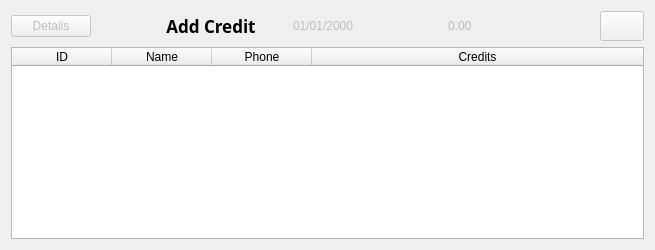
               <widget class="QWidget" name="main_page">
                <layout class="QVBoxLayout" name="verticalLayout_13">
                 <item>
                  <layout class="QHBoxLayout" name="horizontalLayout_7">
                   <item>
                    <widget class="QPushButton" name="pushButtonDetails">
                     <property name="enabled">
                      <bool>false</bool>
                     </property>
                     <property name="toolTip">
                      <string>Switch to next form</string>
                     </property>
                     <property name="text">
                      <string>Details</string>
                     </property>
                     <property name="icon">
                      <iconset resource="../resource.qrc">
                       <normaloff>:/icons/assets/icons/repeat.svg</normaloff>:/icons/assets/icons/repeat.svg</iconset>
                     </property>
                     <property name="iconSize">
                      <size>
                       <width>20</width>
                       <height>20</height>
                      </size>
                     </property>
                    </widget>
                   </item>
                   <item>
                    <spacer name="horizontalSpacer_3">
                     <property name="orientation">
                      <enum>Qt::Horizontal</enum>
                     </property>
                     <property name="sizeHint" stdset="0">
                      <size>
                       <width>40</width>
                       <height>20</height>
                      </size>
                     </property>
                    </spacer>
                   </item>
                   <item>
                    <widget class="QFrame" name="addCreditFrame">
                     <property name="sizePolicy">
                      <sizepolicy hsizetype="Preferred" vsizetype="Preferred">
                       <horstretch>0</horstretch>
                       <verstretch>0</verstretch>
                      </sizepolicy>
                     </property>
                     <property name="minimumSize">
                      <size>
                       <width>507</width>
                       <height>0</height>
                      </size>
                     </property>
                     <property name="maximumSize">
                      <size>
                       <width>16777215</width>
                       <height>16777215</height>
                      </size>
                     </property>
                     <layout class="QHBoxLayout" name="horizontalLayout_18">
                      <property name="spacing">
                       <number>6</number>
                      </property>
                      <property name="leftMargin">
                       <number>0</number>
                      </property>
                      <property name="topMargin">
                       <number>0</number>
                      </property>
                      <property name="rightMargin">
                       <number>0</number>
                      </property>
                      <property name="bottomMargin">
                       <number>0</number>
                      </property>
                      <item>
                       <widget class="QLabel" name="labelAddCreditTitle">
                        <property name="font">
                         <font>
                          <family>Monaco</family>
                          <pointsize>13</pointsize>
                          <weight>75</weight>
                          <bold>true</bold>
                         </font>
                        </property>
                        <property name="text">
                         <string>Add Credit</string>
                        </property>
                        <property name="alignment">
                         <set>Qt::AlignCenter</set>
                        </property>
                       </widget>
                      </item>
                      <item>
                       <widget class="QDateEdit" name="dateEditCredit">
                        <property name="enabled">
                         <bool>false</bool>
                        </property>
                        <property name="toolTip">
                         <string>تاريخ أخذ المال</string>
                        </property>
                        <property name="frame">
                         <bool>false</bool>
                        </property>
                        <property name="buttonSymbols">
                         <enum>QAbstractSpinBox::NoButtons</enum>
                        </property>
                        <property name="dateTime">
                         <datetime>
                          <hour>0</hour>
                          <minute>0</minute>
                          <second>0</second>
                          <year>2000</year>
                          <month>1</month>
                          <day>1</day>
                         </datetime>
                        </property>
                        <property name="displayFormat">
                         <string>dd/MM/yyyy</string>
                        </property>
                        <property name="calendarPopup">
                         <bool>false</bool>
                        </property>
                       </widget>
                      </item>
                      <item>
                       <widget class="QDoubleSpinBox" name="doubleSpinBoxCredit">
                        <property name="enabled">
                         <bool>false</bool>
                        </property>
                        <property name="toolTip">
                         <string>شحال تدي دراهم</string>
                        </property>
                        <property name="frame">
                         <bool>false</bool>
                        </property>
                        <property name="buttonSymbols">
                         <enum>QAbstractSpinBox::NoButtons</enum>
                        </property>
                        <property name="maximum">
                         <double>10000000.000000000000000</double>
                        </property>
                       </widget>
                      </item>
                      <item>
                       <widget class="QPushButton" name="pushButtonAddCredit">
                        <property name="enabled">
                         <bool>false</bool>
                        </property>
                        <property name="sizePolicy">
                         <sizepolicy hsizetype="Maximum" vsizetype="Preferred">
                          <horstretch>0</horstretch>
                          <verstretch>0</verstretch>
                         </sizepolicy>
                        </property>
                        <property name="font">
                         <font>
                          <family>Monaco</family>
                          <pointsize>11</pointsize>
                         </font>
                        </property>
                        <property name="text">
                         <string/>
                        </property>
                        <property name="icon">
                         <iconset resource="../resource.qrc">
                          <normaloff>:/icons/assets/icons/plus.svg</normaloff>:/icons/assets/icons/plus.svg</iconset>
                        </property>
                        <property name="iconSize">
                         <size>
                          <width>20</width>
                          <height>20</height>
                         </size>
                        </property>
                       </widget>
                      </item>
                     </layout>
                    </widget>
                   </item>
                  </layout>
                 </item>
                 <item>
                  <widget class="QTableWidget" name="tableWidget">
                   <property name="editTriggers">
                    <set>QAbstractItemView::NoEditTriggers</set>
                   </property>
                   <property name="alternatingRowColors">
                    <bool>true</bool>
                   </property>
                   <property name="selectionBehavior">
                    <enum>QAbstractItemView::SelectRows</enum>
                   </property>
                   <attribute name="horizontalHeaderStretchLastSection">
                    <bool>true</bool>
                   </attribute>
                   <attribute name="verticalHeaderVisible">
                    <bool>false</bool>
                   </attribute>
                   <column>
                    <property name="text">
                     <string>ID</string>
                    </property>
                   </column>
                   <column>
                    <property name="text">
                     <string>Name</string>
                    </property>
                   </column>
                   <column>
                    <property name="text">
                     <string>Phone</string>
                    </property>
                   </column>
                   <column>
                    <property name="text">
                     <string>Credits</string>
                    </property>
                   </column>
                  </widget>
                 </item>
                </layout>
               </widget>
